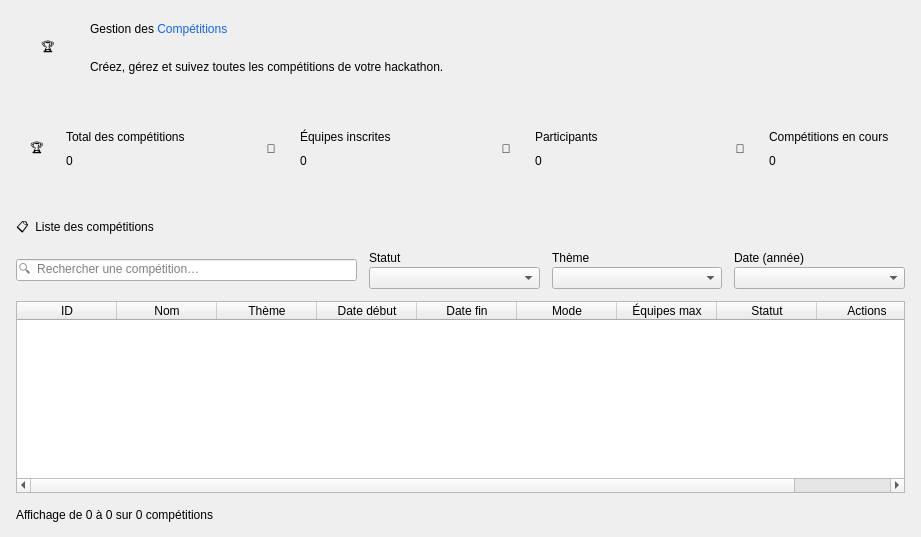
           <widget class="QWidget" name="leftCol">
            <layout class="QVBoxLayout" name="leftLayout" stretch="0,0,1">
             <property name="spacing">
              <number>16</number>
             </property>
             <property name="leftMargin">
              <number>0</number>
             </property>
             <property name="topMargin">
              <number>0</number>
             </property>
             <property name="rightMargin">
              <number>0</number>
             </property>
             <property name="bottomMargin">
              <number>0</number>
             </property>
             <item>
              <widget class="QFrame" name="cardHeader">
               <property name="card" stdset="0">
                <bool>true</bool>
               </property>
               <layout class="QHBoxLayout" name="headerLayout">
                <property name="leftMargin">
                 <number>12</number>
                </property>
                <property name="topMargin">
                 <number>12</number>
                </property>
                <property name="rightMargin">
                 <number>20</number>
                </property>
                <property name="bottomMargin">
                 <number>12</number>
                </property>
                <item>
                 <widget class="QLabel" name="headerIcon">
                  <property name="minimumSize">
                   <size>
                    <width>72</width>
                    <height>72</height>
                   </size>
                  </property>
                  <property name="maximumSize">
                   <size>
                    <width>72</width>
                    <height>72</height>
                   </size>
                  </property>
                  <property name="text">
                   <string>🏆</string>
                  </property>
                  <property name="alignment">
                   <set>Qt::AlignCenter</set>
                  </property>
                 </widget>
                </item>
                <item>
                 <layout class="QVBoxLayout" name="headerTextLayout">
                  <property name="spacing">
                   <number>2</number>
                  </property>
                  <item>
                   <widget class="QLabel" name="lblTitle">
                    <property name="text">
                     <string>Gestion des &lt;span style="color:#1665E8"&gt;Compétitions&lt;/span&gt;</string>
                    </property>
                    <property name="textFormat">
                     <enum>Qt::RichText</enum>
                    </property>
                   </widget>
                  </item>
                  <item>
                   <widget class="QLabel" name="lblSub">
                    <property name="text">
                     <string>Créez, gérez et suivez toutes les compétitions de votre hackathon.</string>
                    </property>
                   </widget>
                  </item>
                 </layout>
                </item>
                <item>
                 <spacer name="headerSpacer">
                  <property name="orientation">
                   <enum>Qt::Horizontal</enum>
                  </property>
                  <property name="sizeHint" stdset="0">
                   <size>
                    <width>40</width>
                    <height>20</height>
                   </size>
                  </property>
                 </spacer>
                </item>
               </layout>
              </widget>
             </item>
             <item>
              <widget class="QWidget" name="kpiRow">
               <layout class="QHBoxLayout" name="kpiLayout" stretch="1,1,1,1">
                <property name="spacing">
                 <number>16</number>
                </property>
                <property name="leftMargin">
                 <number>0</number>
                </property>
                <property name="topMargin">
                 <number>0</number>
                </property>
                <property name="rightMargin">
                 <number>0</number>
                </property>
                <property name="bottomMargin">
                 <number>0</number>
                </property>
                <item>
                 <widget class="QFrame" name="cardKpi1">
                  <property name="card" stdset="0">
                   <bool>true</bool>
                  </property>
                  <layout class="QHBoxLayout" name="kpiCardLayout1">
                   <property name="leftMargin">
                    <number>14</number>
                   </property>
                   <property name="topMargin">
                    <number>14</number>
                   </property>
                   <property name="rightMargin">
                    <number>14</number>
                   </property>
                   <property name="bottomMargin">
                    <number>14</number>
                   </property>
                   <item>
                    <widget class="QLabel" name="kpiIcon1">
                     <property name="minimumSize">
                      <size>
                       <width>46</width>
                       <height>46</height>
                      </size>
                     </property>
                     <property name="maximumSize">
                      <size>
                       <width>46</width>
                       <height>46</height>
                      </size>
                     </property>
                     <property name="role" stdset="0">
                      <string notr="true">kpiIcon</string>
                     </property>
                     <property name="text">
                      <string>🏆</string>
                     </property>
                     <property name="alignment">
                      <set>Qt::AlignCenter</set>
                     </property>
                    </widget>
                   </item>
                   <item>
                    <layout class="QVBoxLayout" name="kpiTextLayout1">
                     <property name="spacing">
                      <number>2</number>
                     </property>
                     <item>
                      <widget class="QLabel" name="kpiTitle1">
                       <property name="role" stdset="0">
                        <string notr="true">kpiTitle</string>
                       </property>
                       <property name="text">
                        <string>Total des compétitions</string>
                       </property>
                      </widget>
                     </item>
                     <item>
                      <widget class="QLabel" name="kpiTotal">
                       <property name="role" stdset="0">
                        <string notr="true">kpiValue</string>
                       </property>
                       <property name="text">
                        <string>0</string>
                       </property>
                      </widget>
                     </item>
                    </layout>
                   </item>
                   <item>
                    <spacer name="kpiSpacer1">
                     <property name="orientation">
                      <enum>Qt::Horizontal</enum>
                     </property>
                     <property name="sizeHint" stdset="0">
                      <size>
                       <width>40</width>
                       <height>20</height>
                      </size>
                     </property>
                    </spacer>
                   </item>
                  </layout>
                 </widget>
                </item>
                <item>
                 <widget class="QFrame" name="cardKpi2">
                  <property name="card" stdset="0">
                   <bool>true</bool>
                  </property>
                  <layout class="QHBoxLayout" name="kpiCardLayout2">
                   <property name="leftMargin">
                    <number>14</number>
                   </property>
                   <property name="topMargin">
                    <number>14</number>
                   </property>
                   <property name="rightMargin">
                    <number>14</number>
                   </property>
                   <property name="bottomMargin">
                    <number>14</number>
                   </property>
                   <item>
                    <widget class="QLabel" name="kpiIcon2">
                     <property name="minimumSize">
                      <size>
                       <width>46</width>
                       <height>46</height>
                      </size>
                     </property>
                     <property name="maximumSize">
                      <size>
                       <width>46</width>
                       <height>46</height>
                      </size>
                     </property>
                     <property name="role" stdset="0">
                      <string notr="true">kpiIcon</string>
                     </property>
                     <property name="text">
                      <string>👥</string>
                     </property>
                     <property name="alignment">
                      <set>Qt::AlignCenter</set>
                     </property>
                    </widget>
                   </item>
                   <item>
                    <layout class="QVBoxLayout" name="kpiTextLayout2">
                     <property name="spacing">
                      <number>2</number>
                     </property>
                     <item>
                      <widget class="QLabel" name="kpiTitle2">
                       <property name="role" stdset="0">
                        <string notr="true">kpiTitle</string>
                       </property>
                       <property name="text">
                        <string>Équipes inscrites</string>
                       </property>
                      </widget>
                     </item>
                     <item>
                      <widget class="QLabel" name="kpiEquipes">
                       <property name="role" stdset="0">
                        <string notr="true">kpiValue</string>
                       </property>
                       <property name="text">
                        <string>0</string>
                       </property>
                      </widget>
                     </item>
                    </layout>
                   </item>
                   <item>
                    <spacer name="kpiSpacer2">
                     <property name="orientation">
                      <enum>Qt::Horizontal</enum>
                     </property>
                     <property name="sizeHint" stdset="0">
                      <size>
                       <width>40</width>
                       <height>20</height>
                      </size>
                     </property>
                    </spacer>
                   </item>
                  </layout>
                 </widget>
                </item>
                <item>
                 <widget class="QFrame" name="cardKpi3">
                  <property name="card" stdset="0">
                   <bool>true</bool>
                  </property>
                  <layout class="QHBoxLayout" name="kpiCardLayout3">
                   <property name="leftMargin">
                    <number>14</number>
                   </property>
                   <property name="topMargin">
                    <number>14</number>
                   </property>
                   <property name="rightMargin">
                    <number>14</number>
                   </property>
                   <property name="bottomMargin">
                    <number>14</number>
                   </property>
                   <item>
                    <widget class="QLabel" name="kpiIcon3">
                     <property name="minimumSize">
                      <size>
                       <width>46</width>
                       <height>46</height>
                      </size>
                     </property>
                     <property name="maximumSize">
                      <size>
                       <width>46</width>
                       <height>46</height>
                      </size>
                     </property>
                     <property name="role" stdset="0">
                      <string notr="true">kpiIcon</string>
                     </property>
                     <property name="text">
                      <string>👤</string>
                     </property>
                     <property name="alignment">
                      <set>Qt::AlignCenter</set>
                     </property>
                    </widget>
                   </item>
                   <item>
                    <layout class="QVBoxLayout" name="kpiTextLayout3">
                     <property name="spacing">
                      <number>2</number>
                     </property>
                     <item>
                      <widget class="QLabel" name="kpiTitle3">
                       <property name="role" stdset="0">
                        <string notr="true">kpiTitle</string>
                       </property>
                       <property name="text">
                        <string>Participants</string>
                       </property>
                      </widget>
                     </item>
                     <item>
                      <widget class="QLabel" name="kpiPart">
                       <property name="role" stdset="0">
                        <string notr="true">kpiValue</string>
                       </property>
                       <property name="text">
                        <string>0</string>
                       </property>
                      </widget>
                     </item>
                    </layout>
                   </item>
                   <item>
                    <spacer name="kpiSpacer3">
                     <property name="orientation">
                      <enum>Qt::Horizontal</enum>
                     </property>
                     <property name="sizeHint" stdset="0">
                      <size>
                       <width>40</width>
                       <height>20</height>
                      </size>
                     </property>
                    </spacer>
                   </item>
                  </layout>
                 </widget>
                </item>
                <item>
                 <widget class="QFrame" name="cardKpi4">
                  <property name="card" stdset="0">
                   <bool>true</bool>
                  </property>
                  <layout class="QHBoxLayout" name="kpiCardLayout4">
                   <property name="leftMargin">
                    <number>14</number>
                   </property>
                   <property name="topMargin">
                    <number>14</number>
                   </property>
                   <property name="rightMargin">
                    <number>14</number>
                   </property>
                   <property name="bottomMargin">
                    <number>14</number>
                   </property>
                   <item>
                    <widget class="QLabel" name="kpiIcon4">
                     <property name="minimumSize">
                      <size>
                       <width>46</width>
                       <height>46</height>
                      </size>
                     </property>
                     <property name="maximumSize">
                      <size>
                       <width>46</width>
                       <height>46</height>
                      </size>
                     </property>
                     <property name="role" stdset="0">
                      <string notr="true">kpiIcon</string>
                     </property>
                     <property name="text">
                      <string>🚩</string>
                     </property>
                     <property name="alignment">
                      <set>Qt::AlignCenter</set>
                     </property>
                    </widget>
                   </item>
                   <item>
                    <layout class="QVBoxLayout" name="kpiTextLayout4">
                     <property name="spacing">
                      <number>2</number>
                     </property>
                     <item>
                      <widget class="QLabel" name="kpiTitle4">
                       <property name="role" stdset="0">
                        <string notr="true">kpiTitle</string>
                       </property>
                       <property name="text">
                        <string>Compétitions en cours</string>
                       </property>
                      </widget>
                     </item>
                     <item>
                      <widget class="QLabel" name="kpiCours">
                       <property name="role" stdset="0">
                        <string notr="true">kpiValue</string>
                       </property>
                       <property name="text">
                        <string>0</string>
                       </property>
                      </widget>
                     </item>
                    </layout>
                   </item>
                   <item>
                    <spacer name="kpiSpacer4">
                     <property name="orientation">
                      <enum>Qt::Horizontal</enum>
                     </property>
                     <property name="sizeHint" stdset="0">
                      <size>
                       <width>40</width>
                       <height>20</height>
                      </size>
                     </property>
                    </spacer>
                   </item>
                  </layout>
                 </widget>
                </item>
               </layout>
              </widget>
             </item>
             <item>
              <widget class="QFrame" name="cardList">
               <property name="card" stdset="0">
                <bool>true</bool>
               </property>
               <layout class="QVBoxLayout" name="listLayout" stretch="0,0,1,0">
                <property name="spacing">
                 <number>12</number>
                </property>
                <property name="leftMargin">
                 <number>16</number>
                </property>
                <property name="topMargin">
                 <number>16</number>
                </property>
                <property name="rightMargin">
                 <number>16</number>
                </property>
                <property name="bottomMargin">
                 <number>12</number>
                </property>
                <item>
                 <widget class="QLabel" name="lblList">
                  <property name="role" stdset="0">
                   <string notr="true">cardTitle</string>
                  </property>
                  <property name="text">
                   <string>📋  Liste des compétitions</string>
                  </property>
                 </widget>
                </item>
                <item>
                 <layout class="QHBoxLayout" name="filterLayout" stretch="2,1,1,1">
                  <property name="spacing">
                   <number>12</number>
                  </property>
                  <item>
                   <widget class="QLineEdit" name="search">
                    <property name="minimumSize">
                     <size>
                      <width>300</width>
                      <height>0</height>
                     </size>
                    </property>
                    <property name="placeholderText">
                     <string>🔍  Rechercher une compétition…</string>
                    </property>
                   </widget>
                  </item>
                  <item>
                   <layout class="QVBoxLayout" name="fStatutLayout">
                    <property name="spacing">
                     <number>2</number>
                    </property>
                    <item>
                     <widget class="QLabel" name="fStatutLabel">
                      <property name="role" stdset="0">
                       <string notr="true">filterLabel</string>
                      </property>
                      <property name="text">
                       <string>Statut</string>
                      </property>
                     </widget>
                    </item>
                    <item>
                     <widget class="QComboBox" name="fStatut" />
                    </item>
                   </layout>
                  </item>
                  <item>
                   <layout class="QVBoxLayout" name="fThemeLayout">
                    <property name="spacing">
                     <number>2</number>
                    </property>
                    <item>
                     <widget class="QLabel" name="fThemeLabel">
                      <property name="role" stdset="0">
                       <string notr="true">filterLabel</string>
                      </property>
                      <property name="text">
                       <string>Thème</string>
                      </property>
                     </widget>
                    </item>
                    <item>
                     <widget class="QComboBox" name="fTheme" />
                    </item>
                   </layout>
                  </item>
                  <item>
                   <layout class="QVBoxLayout" name="fDateLayout">
                    <property name="spacing">
                     <number>2</number>
                    </property>
                    <item>
                     <widget class="QLabel" name="fDateLabel">
                      <property name="role" stdset="0">
                       <string notr="true">filterLabel</string>
                      </property>
                      <property name="text">
                       <string>Date (année)</string>
                      </property>
                     </widget>
                    </item>
                    <item>
                     <widget class="QComboBox" name="fDate" />
                    </item>
                   </layout>
                  </item>
                 </layout>
                </item>
                <item>
                 <widget class="QTableWidget" name="table">
                  <property name="editTriggers">
                   <set>QAbstractItemView::NoEditTriggers</set>
                  </property>
                  <property name="selectionMode">
                   <enum>QAbstractItemView::SingleSelection</enum>
                  </property>
                  <property name="selectionBehavior">
                   <enum>QAbstractItemView::SelectRows</enum>
                  </property>
                  <property name="showGrid">
                   <bool>false</bool>
                  </property>
                  <attribute name="verticalHeaderVisible">
                   <bool>false</bool>
                  </attribute>
                  <attribute name="verticalHeaderDefaultSectionSize">
                   <number>50</number>
                  </attribute>
                  <column>
                   <property name="text">
                    <string>ID</string>
                   </property>
                  </column>
                  <column>
                   <property name="text">
                    <string>Nom</string>
                   </property>
                  </column>
                  <column>
                   <property name="text">
                    <string>Thème</string>
                   </property>
                  </column>
                  <column>
                   <property name="text">
                    <string>Date début</string>
                   </property>
                  </column>
                  <column>
                   <property name="text">
                    <string>Date fin</string>
                   </property>
                  </column>
                  <column>
                   <property name="text">
                    <string>Mode</string>
                   </property>
                  </column>
                  <column>
                   <property name="text">
                    <string>Équipes max</string>
                   </property>
                  </column>
                  <column>
                   <property name="text">
                    <string>Statut</string>
                   </property>
                  </column>
                  <column>
                   <property name="text">
                    <string>Actions</string>
                   </property>
                  </column>
                 </widget>
                </item>
                <item>
                 <layout class="QHBoxLayout" name="listBottomLayout">
                  <item>
                   <widget class="QLabel" name="footer">
                    <property name="text">
                     <string>Affichage de 0 à 0 sur 0 compétitions</string>
                    </property>
                   </widget>
                  </item>
                  <item>
                   <spacer name="listBottomSpacer">
                    <property name="orientation">
                     <enum>Qt::Horizontal</enum>
                    </property>
                    <property name="sizeHint" stdset="0">
                     <size>
                      <width>40</width>
                      <height>20</height>
                     </size>
                    </property>
                   </spacer>
                  </item>
                  <item>
                   <widget class="QWidget" name="pagerBox">
                    <layout class="QHBoxLayout" name="pagerLayout">
                     <property name="spacing">
                      <number>6</number>
                     </property>
                     <property name="leftMargin">
                      <number>0</number>
                     </property>
                     <property name="topMargin">
                      <number>0</number>
                     </property>
                     <property name="rightMargin">
                      <number>0</number>
                     </property>
                     <property name="bottomMargin">
                      <number>0</number>
                     </property>
                    </layout>
                   </widget>
                  </item>
                 </layout>
                </item>
               </layout>
              </widget>
             </item>
            </layout>
           </widget>
